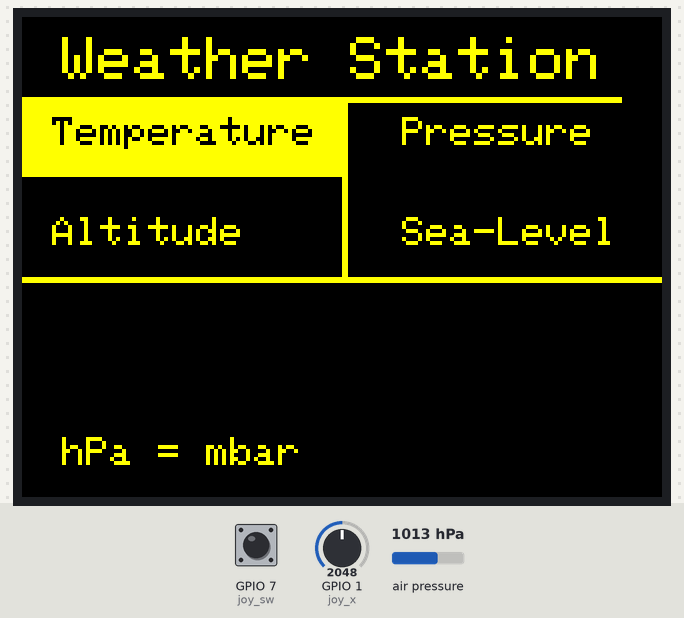
Recording of a program running on a simulated ESP32-S3. Shown: 320×240 colour display. The test bench sets the inputs (shaded band); at power-on: GPIO 1 (joy_x) = 2048, GPIO 7 (joy_sw) HIGH, air pressure 1013 hPa (analog values on the 0–4095 scale). What the program prints to the serial monitor is not drawn.

Above: at 2.5 s.
2.6 s: GPIO 1 (joy_x) set to 2946
4.1 s: GPIO 1 (joy_x) set to 3066
At 4.62 s:
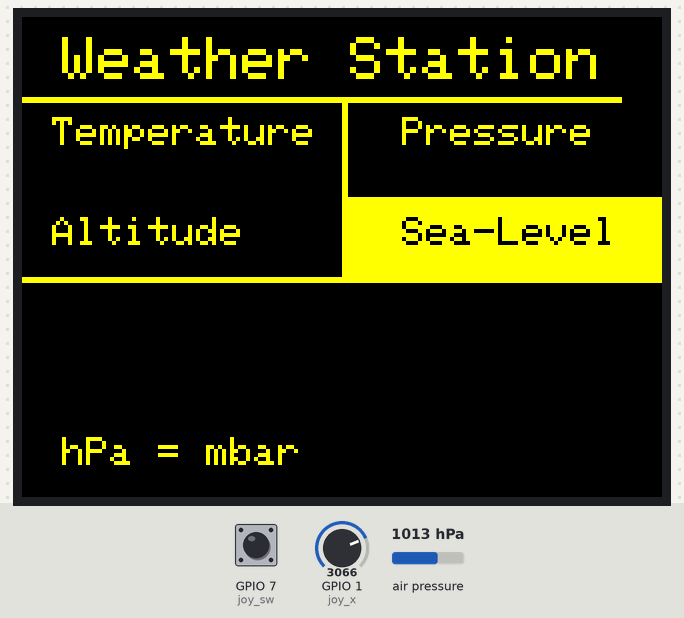
6.2 s: GPIO 7 (joy_sw) pulled LOW for 0.15 s
At 8.4 s:
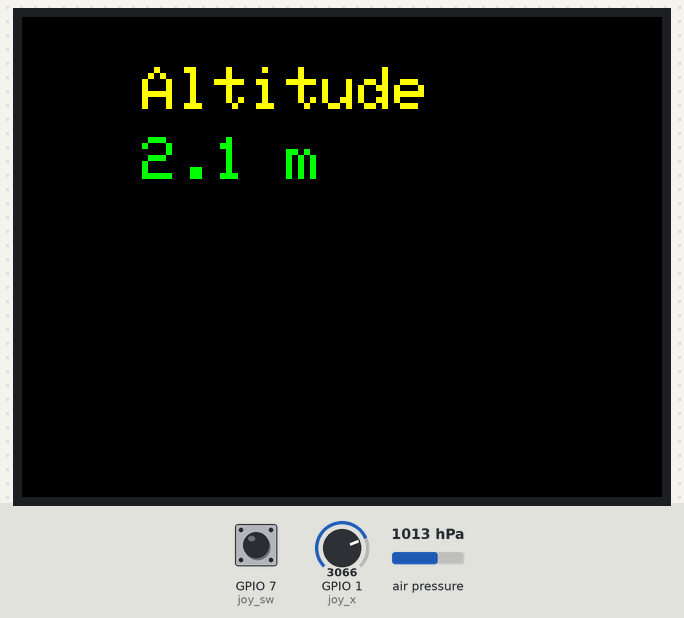
8.9 s: air pressure set to 952 hPa
At 9.8 s:
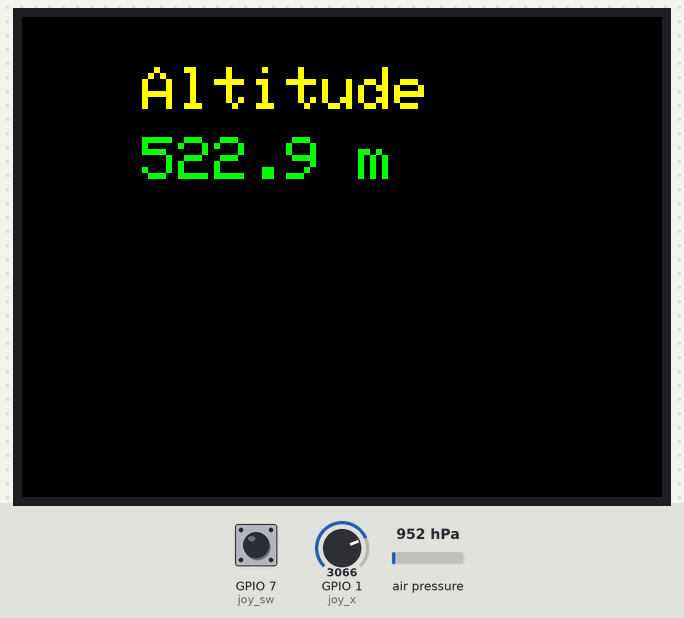
10.9 s: air pressure set to 975 hPa
At 12.3 s:
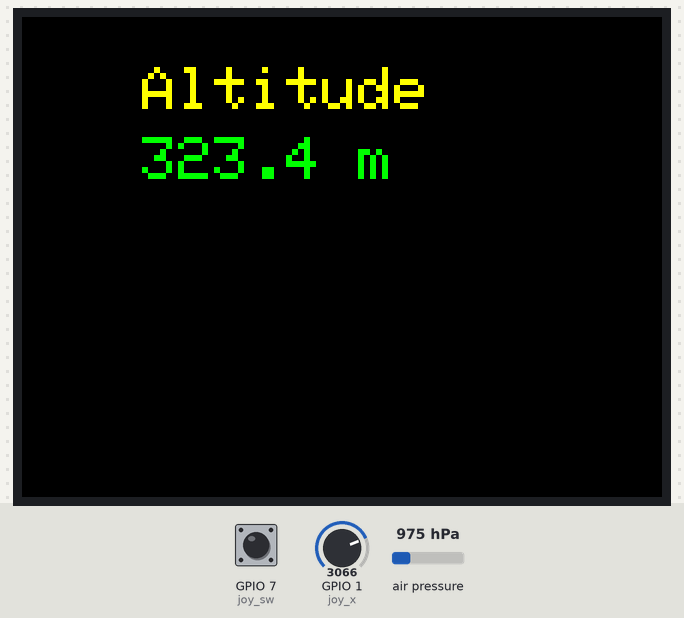
13.0 s: air pressure set to 1000 hPa
At 14.8 s:
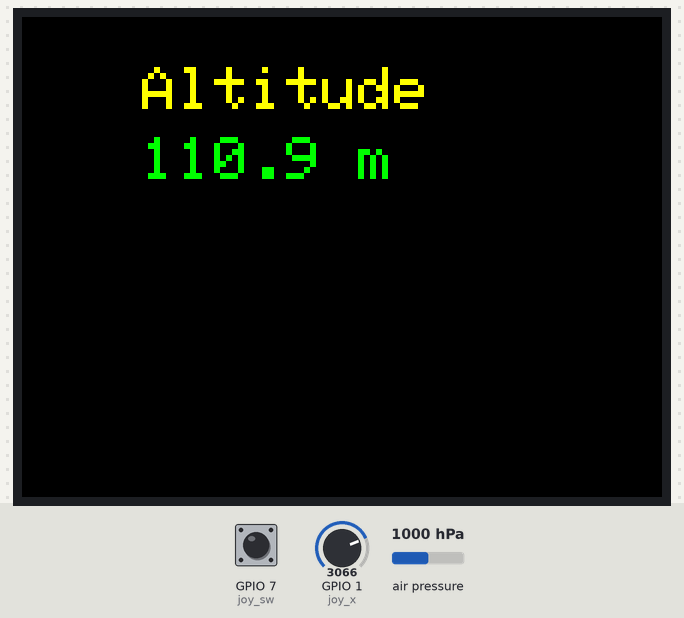
Timing chart, 0 to 16.0 s (numbered marks = the images above; inputs shaded):
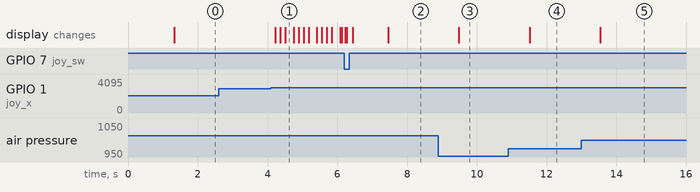

Measured:
- the behaviour switches between 3000 and 3001 on GPIO 1 (joy_x) (found by bisection; images 0 and 1)
- after the input at 2.6 s, every drawn part: stays the same
- after the input at 4.1 s, the display: first changes after 0.12 s (image 1 shows a later state)
- after the input at 6.2 s, the display: first differs from a run without the input after 0.07 s (image 2 shows a later state)
- after the input at 8.9 s, the display: changes after 0.59 s (image 3)
- after the input at 10.9 s, the display: changes after 0.61 s (image 4)
- after the input at 13.0 s, the display: changes after 0.54 s (image 5)

The program:

main.cpp
```cpp
#include <Arduino.h>
#include <Adafruit_GFX.h>    // Core graphics library
#include <Adafruit_ST7789.h> // Hardware-specific library for ST7789
#include <SPI.h>
#include<pages.h> // custom library

#include <Wire.h>
#include <Adafruit_BMP280.h>

//LCD
#define LCD_CS       4
#define LCD_DC       5
#define LCD_RST      6
#define LCD_SDA      17 //MOSI
#define LCD_SCL      18 //SCK

//BMP280 I2C
#define BMP280_ADDRESS 0x76
#define SDA 8
#define SCL 9
// CBB - 3v3 for I2C
// SD0 > GND - selects I2C address (0x76 or 0x77)

//joystick
#define joy_x 1
#define joy_y 2
#define joy_sw 7


bool sensorOK = false;
bool lastButton = HIGH;
int page = 0; // home = 0, Temp = 1, Press = 2
Adafruit_ST7789 tft = Adafruit_ST7789(LCD_CS, LCD_DC, LCD_RST);
Adafruit_BMP280 bmp;
uint32_t Time, oldTime = 0;
String name;

int selectBox = 0;

void setup() {
    Serial.begin(115200);
    Serial.println("Weather Station Starting...");
    pinMode(joy_sw, INPUT_PULLUP);
    analogReadResolution(12); // 12bits, 4095

    SPI.begin(LCD_SCL, -1, LCD_SDA, LCD_CS);
    tft.init(240, 320);
    tft.setRotation(1);
    tft.fillScreen(ST77XX_WHITE); // HOME SCREEN
    delay(1000);

    Wire.begin(SDA, SCL); // Initialize I2C for BMP280
    Wire.setClock(100000);
    sensorOK = bmp.begin(BMP280_ADDRESS);

    if (!sensorOK) {
        tft.setTextColor(ST77XX_RED);
        tft.setTextSize(2);
        tft.setCursor(10, 10);
        tft.println("BMP280 ERROR");
    }

    Home(); // Display the home screen
}

void loop() {
    int x = analogRead(joy_x);
    bool Button = digitalRead(joy_sw);
    Time = millis();

    if(page == 0) {
        if(x > 3000) {
            selectBox++;
            if(selectBox > 3) {
                selectBox = 0;
                Home();
            }
            Home();
        }else if(x < 1000) {
            selectBox--;
            if(selectBox < 0) {
                selectBox = 3;
                Home();
            }
            Home();
        }

        if(lastButton == HIGH && Button == LOW) {
            if(selectBox == 0){
                page = 1;
                TempPage();
            }else if(selectBox == 1){
                page = 2;
                PressurePage();
            }else if(selectBox == 2) {
                page = 3;
                AltitudePage();
            }else if(selectBox == 3) {
                page = 4;
                SeaLevelPage();
            }

            oldTime = millis();
        }

    }else{

        if(x < 1000){
            page = 0;
            Home();
        }

        else if(Time - oldTime >= 1000) {
            oldTime = Time;
            if(page == 1) {
                TempData();
            }else if(page == 2){
                PressureData();
            }else if(page == 3){
                AltitudeData();
            }else {
                SeaLevel();
            }
        }
    }
    lastButton = Button;
    delay(50);
}
```

pages.h
```cpp
#ifndef PAGES_H
#define PAGES_H

#include <Adafruit_GFX.h>
#include <Adafruit_ST7789.h>
#include <Adafruit_BMP280.h>


// gotta let know these variables and objects, doesnt create another
extern int selectBox;
extern Adafruit_ST7789 tft;
extern bool sensorOK;
extern Adafruit_BMP280 bmp;

void Home();
void TempData();
void TempPage();
void PressureData();
void PressurePage();
void AltitudePage();
void AltitudeData();
void SeaLevel();
void SeaLevelPage();

#endif
```

pages.cpp
```cpp
#include <Arduino.h>
#include <pages.h>
#include<math.h>

/*
//custom color
#define BUTT_COLOR    tft.color565(20, 35, 26)
#define BORDER_COLOR  tft.color565(52, 91, 64)
#define SELECT_COLOR  tft.color565(164, 240, 160)
#define TEXT_COLOR    tft.color565(183, 221, 176)
#define TEXT_COLOR2   tft.color565(88, 118, 90)
*/

float Altitude;

void DrawPage(String name) {
    tft.fillScreen(ST77XX_BLACK);
    tft.setTextColor(ST77XX_YELLOW);
    tft.setTextSize(3);
    tft.setCursor(60, 25);
    tft.println(name);
}

void Home() {

    tft.fillScreen(ST77XX_BLACK);

    tft.fillRect(0, 40, 300, 3, ST77XX_YELLOW); // vertical line


    tft.fillRect(160, 40, 3, 90, ST77XX_YELLOW); // horizontal line

    tft.fillRect(0, 130, 320, 3, ST77XX_YELLOW); //
    tft.drawFastHLine(0, 130, 320, ST77XX_YELLOW); // vertical line

    tft.setTextColor(ST77XX_YELLOW);
    tft.setTextSize(3);
    tft.setCursor(20, 10);
    tft.println("Weather Station");

    tft.setTextColor(ST77XX_YELLOW);
    tft.setTextSize(2);
    tft.setCursor(20, 210);
    tft.println("hPa = mbar");


    //Temperature Button
    if(selectBox == 0) {
        tft.fillRect(0, 40, 160, 40, ST77XX_YELLOW); // x, y, width, height
        tft.setTextColor(ST77XX_BLACK);
        tft.setTextSize(2);
        tft.setCursor(15, 50);
        tft.println("Temperature");
    } else {
        tft.setTextColor(ST77XX_YELLOW);
        tft.setTextSize(2);
        tft.setCursor(15, 50);
        tft.println("Temperature");
    }

    //Pressure Button
    if(selectBox == 1) {
        tft.fillRect(160, 40, 160, 40, ST77XX_YELLOW);
        tft.setTextColor(ST77XX_BLACK);
        tft.setTextSize(2);
        tft.setCursor(190, 50);
        tft.println("Pressure");

    } else {
        tft.setTextColor(ST77XX_YELLOW);
        tft.setTextSize(2);
        tft.setCursor(190, 50);
        tft.println("Pressure");
    }

     //Altitude Button
    if(selectBox == 2) {
        tft.fillRect(0, 90, 160, 40, ST77XX_YELLOW);
        tft.setTextColor(ST77XX_BLACK);
        tft.setTextSize(2);
        tft.setCursor(15, 100);
        tft.println("Altitude");
    } else {
        tft.setTextColor(ST77XX_YELLOW);
        tft.setTextSize(2);
        tft.setCursor(15, 100);
        tft.println("Altitude");
    }

    // Input box
    if(selectBox == 3) {
        tft.fillRect(160, 90, 160, 40, ST77XX_YELLOW);
        tft.setTextColor(ST77XX_BLACK);
        tft.setTextSize(2);
        tft.setCursor(190, 100);
        tft.println("Sea-Level");

    } else {
        tft.setTextColor(ST77XX_YELLOW);
        tft.setTextSize(2);
        tft.setCursor(190, 100);
        tft.println("Sea-Level");
    }
}

void SeaLevel() {

    tft.setTextColor(ST77XX_YELLOW);
    tft.setTextSize(2);
    tft.setCursor(20, 210);
    tft.println("Test");
}


void TempData(){
    tft.fillRect(90,100,200,40, ST77XX_BLACK);

    if(sensorOK){
        double temp = bmp.readTemperature();
        tft.setCursor(90, 100);
        tft.print(temp, 1);
        tft.println(" C");
    }else {
        tft.setTextSize(2);
        tft.setTextColor(ST77XX_RED);
        tft.println("BMP ERROR");
    }
}

void TempPage() {
    DrawPage("Temperature");
}

void PressurePage() {
    DrawPage("Pressure");
}

void AltitudePage() {
    DrawPage("Altitude");
}

void SeaLevelPage(){
    DrawPage("SeaLevel");
}


void PressureData() {

    double pressure = bmp.readPressure() / 100; // Pa, Pa/100 = hPa (atmosphere pressure)

    tft.fillRect(60,60,200,40, ST77XX_BLACK); // clear screen, combining texts

    tft.setTextSize(3);
    tft.setTextColor(ST77XX_GREEN);
    tft.setCursor(60, 60);
    tft.print(pressure, 1); // decimal point
    tft.println(" hPa");

    tft.setTextSize(2);
    tft.setCursor(60, 160);
    if(pressure > 1020) {
        tft.setTextColor(ST77XX_GREEN);
        tft.setCursor(60, 160);
        tft.println("High Pressure");
    }else if(pressure < 1000)
        {
        tft.setTextColor(ST77XX_RED);
        tft.setCursor(60, 100);
        tft.println("Low Pressure");
        }else{
            tft.setTextColor(ST77XX_YELLOW);
            tft.setCursor(60, 100);
            tft.println("Normal Pressure");
        }
}


void AltitudeData() {
    tft.fillRect(60,60,200,40, ST77XX_BLACK); // clear previous page
    Altitude = 44330 * (1 - pow(bmp.readPressure() / 101325.0, 0.1903)); // in m

    tft.setTextSize(3);
    tft.setTextColor(ST77XX_GREEN);
    tft.setCursor(60, 60);
    tft.print(Altitude, 1); // decimal point
    tft.println(" m");
}
```
